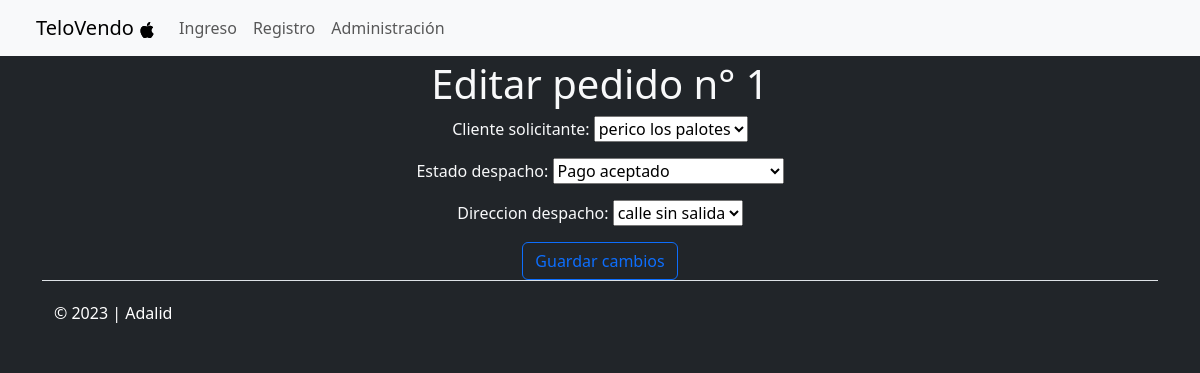
The app's page /pedidos/1/edit/ with its own data.
### compraventa/models.py (models this page shows, shortened)
class Pedido(models.Model):
    id_pedido = models.CharField(max_length=64, primary_key=True)
    cliente_solicitante = models.ForeignKey(Cliente, on_delete=models.DO_NOTHING, default=None)
    fecha_pedido = models.DateTimeField(auto_now=True, null=True)
    tiene_despacho = models.BooleanField(default=True)
    ESTADO_CHOICES = [
        ('Recibido', 'Recibido'),
        ('Pago aceptado', 'Pago aceptado'),
        ('Orden de compra generada', 'Orden de compra generada'),
        ('En proceso', 'En proceso'),
        ('Enviado', 'Enviado'),
        ('En transito', 'En transito'),
        ('Entregado', 'Entregado'),
        ('Cancelacion solicitada', 'Cancelacion solicitada'),
        ('Cancelado', 'Cancelado'),
    ]
    estado_despacho = models.CharField(max_length=30, choices=ESTADO_CHOICES, default="Recibido", null=True)
    direccion_despacho = models.ForeignKey(Direccion, on_delete=models.DO_NOTHING, null=True)
    impuesto = models.IntegerField(default=19)

### compraventa/views.py (the view, shortened to what this page needs)
# urls.py: path('pedidos/<str:pk>/edit/', views.PedidoEditView.as_view(), name='edit_pedido'),
class PedidoEditView( UpdateView): #Updateview es un class-based view usado para actualizar datos #solostaffmixin se sacó
    model = Pedido #se elige el modelo
    form_class = PedidoForm #se elige el formulario
    template_name = "compraventa/edit_pedido.html" #se elige el template
    def get_object(self, queryset=None): #override del método de la clase padre.
        pedido = super().get_object(queryset) #obtiene el objeto pedido y lo asigna a esta variable
        pedido.save() #se guarda
        return pedido

### compraventa/models.py (called while the page is built)
    def __str__(self):
        return self.nombres + ' ' + self.apellidos

    def __str__(self) -> str:
        return self.direccion

### compraventa/templates/compraventa/edit_pedido.html (shortened to what this page needs)
{% extends "compraventa/base.html" %}
{% block body %}
  <h1>Editar pedido n° {{pedido.id_pedido}}</h1>
  <form method="post">
    {{ form.as_p }}
    <button class="btn btn-outline-primary" type="submit">Guardar cambios</button>
  </form>
{% endblock %}

### records on screen
Pedido: id_pedido "1", cliente_solicitante "perico los palotes", estado_despacho "Pago aceptado", direccion_despacho "calle sin salida"
